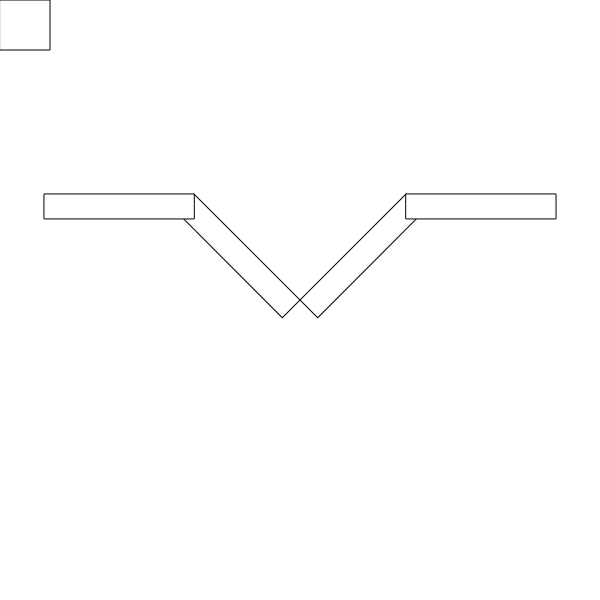
Frame 1 (no input)
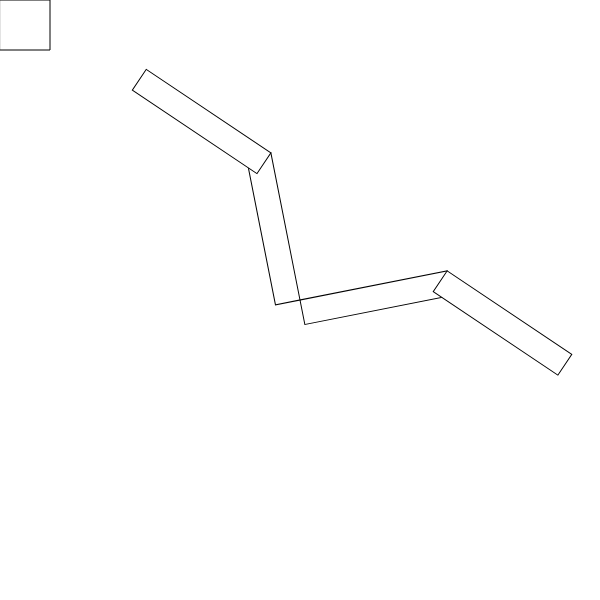
Frame 60 (no input)
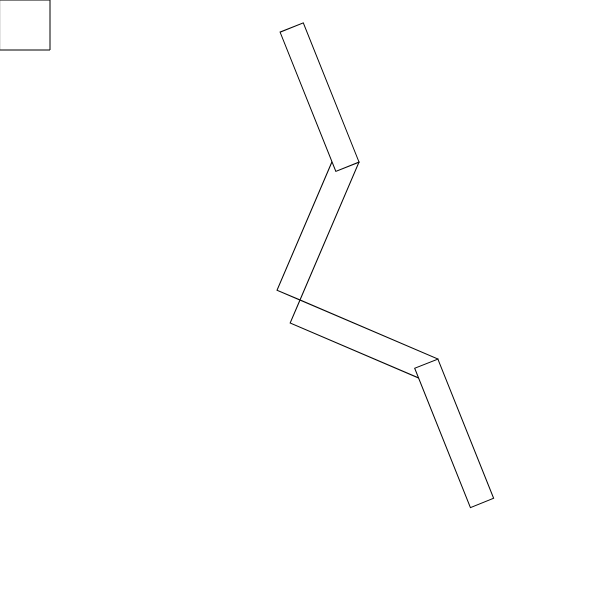
Frame 120 (the mouse pressed at the canvas centre since frame 60)

The p5.js sketch that drew these frames (run headless with seeded random() and noise() and a simulated clock; from frame 60 on, the mouse is pressed at the canvas centre):

// p5.js sketch
// ── sketch.js
const can = 600;
let angle = 0;

function setup() {
  createCanvas(can, can);
  //noLoop();
}

function draw() {

  background(255);
  push();
  //changes origin to middle
  translate(width/2, height/2);
  //rotates everything within push above and last pop
  rotate(angle);
  //creates one arm
  push();
  rotate(-PI/4);
  rect(0,0,150,25);
  translate(150, 0);
  rotate(PI/4);
  rect(0,0,150,25);
  pop();
  //flips canvas and creates other arm
  push();
  scale(-1,1);
  rotate(-PI/4);
  rect(0,0,150,25);
  translate(150, 0);
  rotate(PI/4);
  rect(0,0,150,25);
  pop();
  pop();
  angle += .01;
  rect(0,0,50,50);
}
